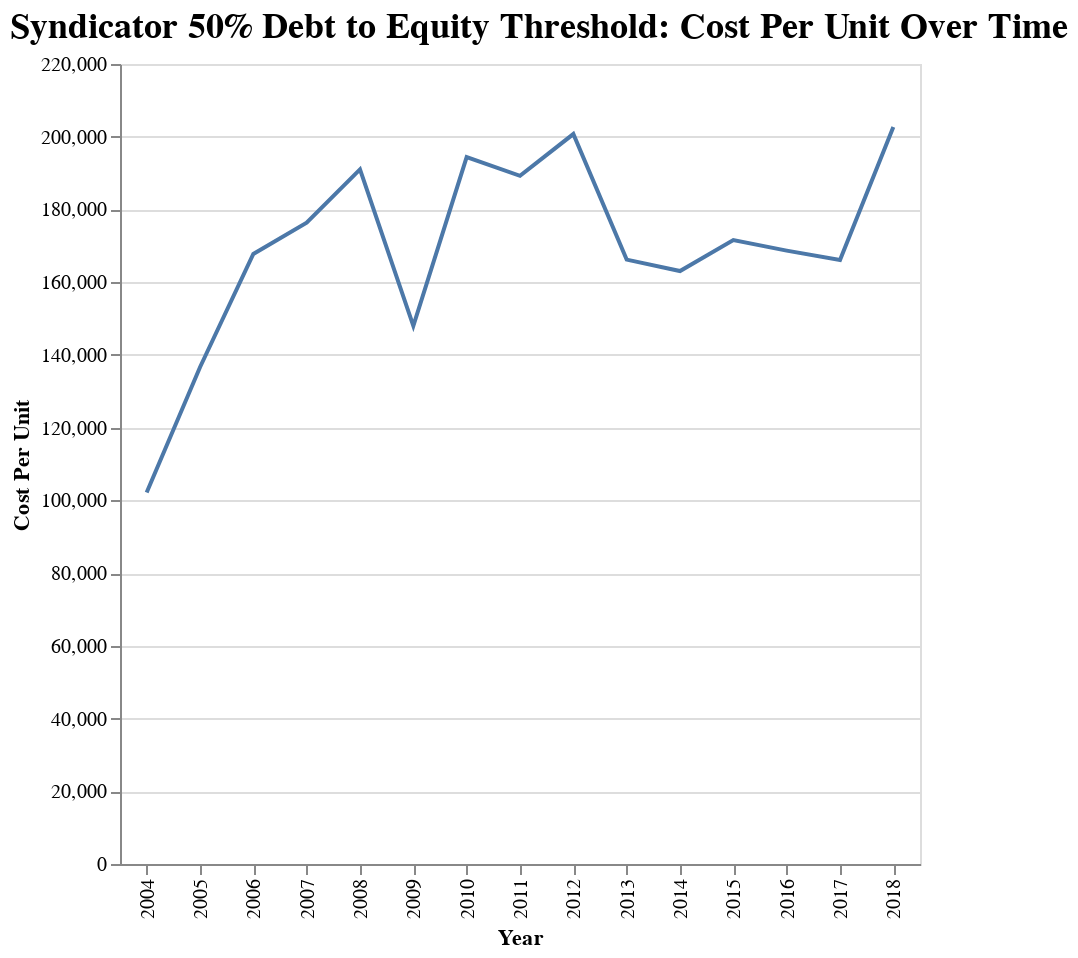

Notebook code for this chart:
### Code cell
debt_to_equity_group_graph_per_unit_cost = alt.Chart(debt_to_equity_group).mark_line().encode(
    x='Year',
    y='Cost Per Unit').configure(background="#ffffff").configure_legend().properties(
    title={
      "text": ["Syndicator 50% Debt to Equity Threshold: Cost Per Unit Over Time"]})
debt_to_equity_group_graph_per_unit_cost

### Figure 1 — Vega-Lite specification as saved in the notebook (floating-point values rounded to 4 significant figures)
{"width": 400, "height": 400, "config": {"title": {"fontSize": 18, "font": "Veranda Regular", "anchor": "start", "fontColor": "#000000"}, "range": {"category": ["#FFB81D", "#4E748B"], "diverging": ["#FFB81D", "#4E748B"]}, "legend": {"labelFont": "Veranda Regular", "labelLimit": 0}, "background": "#ffffff"}, "data": {"name": "data-be27760a03c33e8da6c493e6a6a8a39e"}, "mark": "line", "encoding": {"x": {"type": "nominal", "field": "Year"}, "y": {"type": "quantitative", "field": "Cost Per Unit"}}, "title": {"text": ["Syndicator 50% Debt to Equity Threshold: Cost Per Unit Over Time"]}, "$schema": "https://vega.github.io/schema/vega-lite/v4.0.2.json", "datasets": {"data-be27760a03c33e8da6c493e6a6a8a39e": [{"Year": "2004", "Unnamed: 0": 108.4, "id": 109.4, "Number of Sources": 3.429, "units_n": 55.0, "units_li": null, "units_ot": null, "build_n": null, "loi_date": null, "equity_ratio": 0.7807, "Cost Per Unit": 102200.0}, {"Year": "2005", "Unnamed: 0": 207.0, "id": 208.0, "Number of Sources": 4.5, "units_n": 71.75, "units_li": null, "units_ot": null, "build_n": null, "loi_date": null, "equity_ratio": 0.7095, "Cost Per Unit": 136600.0}, {"Year": "2006", "Unnamed: 0": 129.2, "id": 130.2, "Number of Sources": 4.7, "units_n": 47.1, "units_li": null, "units_ot": null, "build_n": null, "loi_date": null, "equity_ratio": 0.707, "Cost Per Unit": 167800.0}, {"Year": "2007", "Unnamed: 0": 107.1, "id": 108.1, "Number of Sources": 3.857, "units_n": 72.36, "units_li": null, "units_ot": null, "build_n": null, "loi_date": null, "equity_ratio": 0.7156, "Cost Per Unit": 176400.0}, {"Year": "2008", "Unnamed: 0": 106.7, "id": 107.7, "Number of Sources": 3.667, "units_n": 52.67, "units_li": null, "units_ot": null, "build_n": null, "loi_date": null, "equity_ratio": 0.6867, "Cost Per Unit": 191000.0}, {"Year": "2009", "Unnamed: 0": 118.0, "id": 119.0, "Number of Sources": 5.5, "units_n": 126.0, "units_li": null, "units_ot": null, "build_n": null, "loi_date": null, "equity_ratio": 0.5514, "Cost Per Unit": 148000.0}, {"Year": "2010", "Unnamed: 0": 133.0, "id": 134.0, "Number of Sources": 3.0, "units_n": 15.0, "units_li": null, "units_ot": null, "build_n": null, "loi_date": null, "equity_ratio": 0.8472, "Cost Per Unit": 194400.0}, {"Year": "2011", "Unnamed: 0": 117.9, "id": 1724.0, "Number of Sources": 4.0, "units_n": 53.19, "units_li": 44.0, "units_ot": 0.0, "build_n": 23.0, "loi_date": null, "equity_ratio": 0.7549, "Cost Per Unit": 189200.0}, {"Year": "2012", "Unnamed: 0": 44.28, "id": 26270.0, "Number of Sources": 3.759, "units_n": 66.21, "units_li": 53.45, "units_ot": 1.136, "build_n": 5.091, "loi_date": null, "equity_ratio": 0.7498, "Cost Per Unit": 200700.0}, {"Year": "2013", "Unnamed: 0": 69.22, "id": 26570.0, "Number of Sources": 3.761, "units_n": 55.04, "units_li": 54.91, "units_ot": 1.971, "build_n": 6.343, "loi_date": null, "equity_ratio": 0.7304, "Cost Per Unit": 166200.0}, {"Year": "2014", "Unnamed: 0": 116.6, "id": 32620.0, "Number of Sources": 3.698, "units_n": 55.88, "units_li": 55.42, "units_ot": 1.2, "build_n": 6.725, "loi_date": null, "equity_ratio": 0.7807, "Cost Per Unit": 163100.0}, {"Year": "2015", "Unnamed: 0": 173.6, "id": 34340.0, "Number of Sources": 3.628, "units_n": 56.21, "units_li": 53.64, "units_ot": 2.381, "build_n": 6.548, "loi_date": null, "equity_ratio": 0.7626, "Cost Per Unit": 171600.0}, {"Year": "2016", "Unnamed: 0": 209.2, "id": 28580.0, "Number of Sources": 3.837, "units_n": 65.79, "units_li": 63.56, "units_ot": 4.969, "build_n": 5.094, "loi_date": null, "equity_ratio": 0.7374, "Cost Per Unit": 168700.0}, {"Year": "2017", "Unnamed: 0": 167.7, "id": 13070.0, "Number of Sources": 5.053, "units_n": 54.11, "units_li": 46.57, "units_ot": 0.1429, "build_n": 2.571, "loi_date": null, "equity_ratio": 0.7109, "Cost Per Unit": 166100.0}, {"Year": "2018", "Unnamed: 0": 89.62, "id": 90.62, "Number of Sources": 4.308, "units_n": 50.46, "units_li": null, "units_ot": null, "build_n": null, "loi_date": null, "equity_ratio": 0.7026, "Cost Per Unit": 202700.0}]}}
